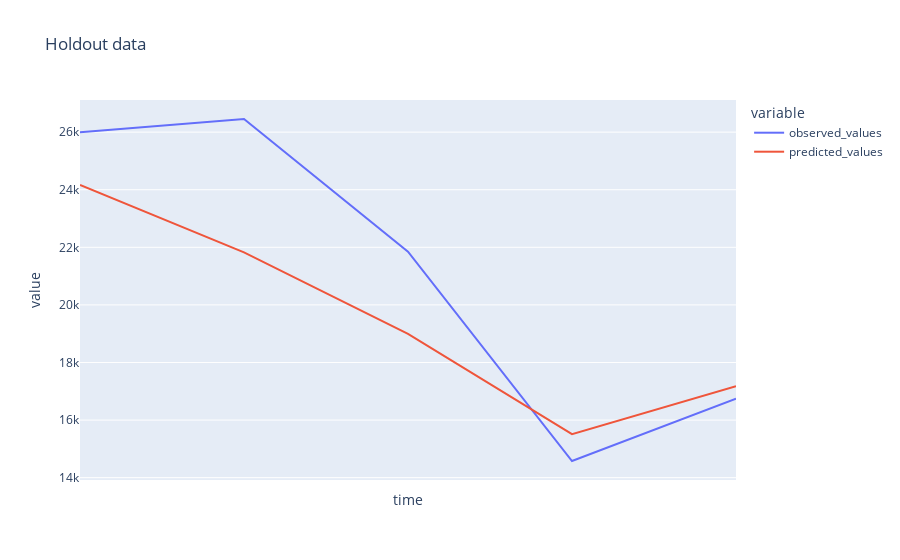

This figure's notebook cell:
### Markdown cell above
### Holdout data visualization

### Code cell
from datetime import datetime, timedelta
import numpy as np

visualization = pipeline_details["visualization"]["backtest"]["iterations"][-1]
holdout_dates = visualization["time"]
holdout_predictions = visualization["predicted_values"][0]
observed_values = visualization["observed_values"][0]
holdout_df = pd.DataFrame(
    {
        "time": holdout_dates,
        "observed_values": observed_values,
        "predicted_values": holdout_predictions,
    }
)
fig = px.line(
    holdout_df,
    x="time",
    y=holdout_df.columns,
    hover_data={"time": "|%B %d, %Y"},
    title="Holdout data",
)
fig.update_xaxes(dtick="M1", tickformat="%b\n%Y")
fig.show()

### Figure 1 — Plotly figure (JSON) as saved in the notebook; plotly's stock layout.template omitted (floating-point values rounded to 4 significant figures)
{"data": [{"hovertemplate": "variable=observed_values<br>time=%{x|%B %d, %Y}<br>value=%{y}<extra></extra>", "legendgroup": "observed_values", "line": {"color": "#636efa", "dash": "solid"}, "marker": {"symbol": "circle"}, "mode": "lines", "name": "observed_values", "orientation": "v", "showlegend": true, "type": "scatter", "x": ["2021-03-19", "2021-03-20", "2021-03-21", "2021-03-22", "2021-03-23"], "xaxis": "x", "y": [26000.0, 26460.0, 21850.0, 14580.0, 16740.0], "yaxis": "y"}, {"hovertemplate": "variable=predicted_values<br>time=%{x|%B %d, %Y}<br>value=%{y}<extra></extra>", "legendgroup": "predicted_values", "line": {"color": "#EF553B", "dash": "solid"}, "marker": {"symbol": "circle"}, "mode": "lines", "name": "predicted_values", "orientation": "v", "showlegend": true, "type": "scatter", "x": ["2021-03-19", "2021-03-20", "2021-03-21", "2021-03-22", "2021-03-23"], "xaxis": "x", "y": [24160.0, 21830.0, 18990.0, 15510.0, 17180.0], "yaxis": "y"}], "layout": {"legend": {"title": {"text": "variable"}, "tracegroupgap": 0}, "title": {"text": "Holdout data"}, "xaxis": {"anchor": "y", "domain": [0, 1], "dtick": "M1", "tickformat": "%b\n%Y", "title": {"text": "time"}}, "yaxis": {"anchor": "x", "domain": [0, 1], "title": {"text": "value"}}}}
